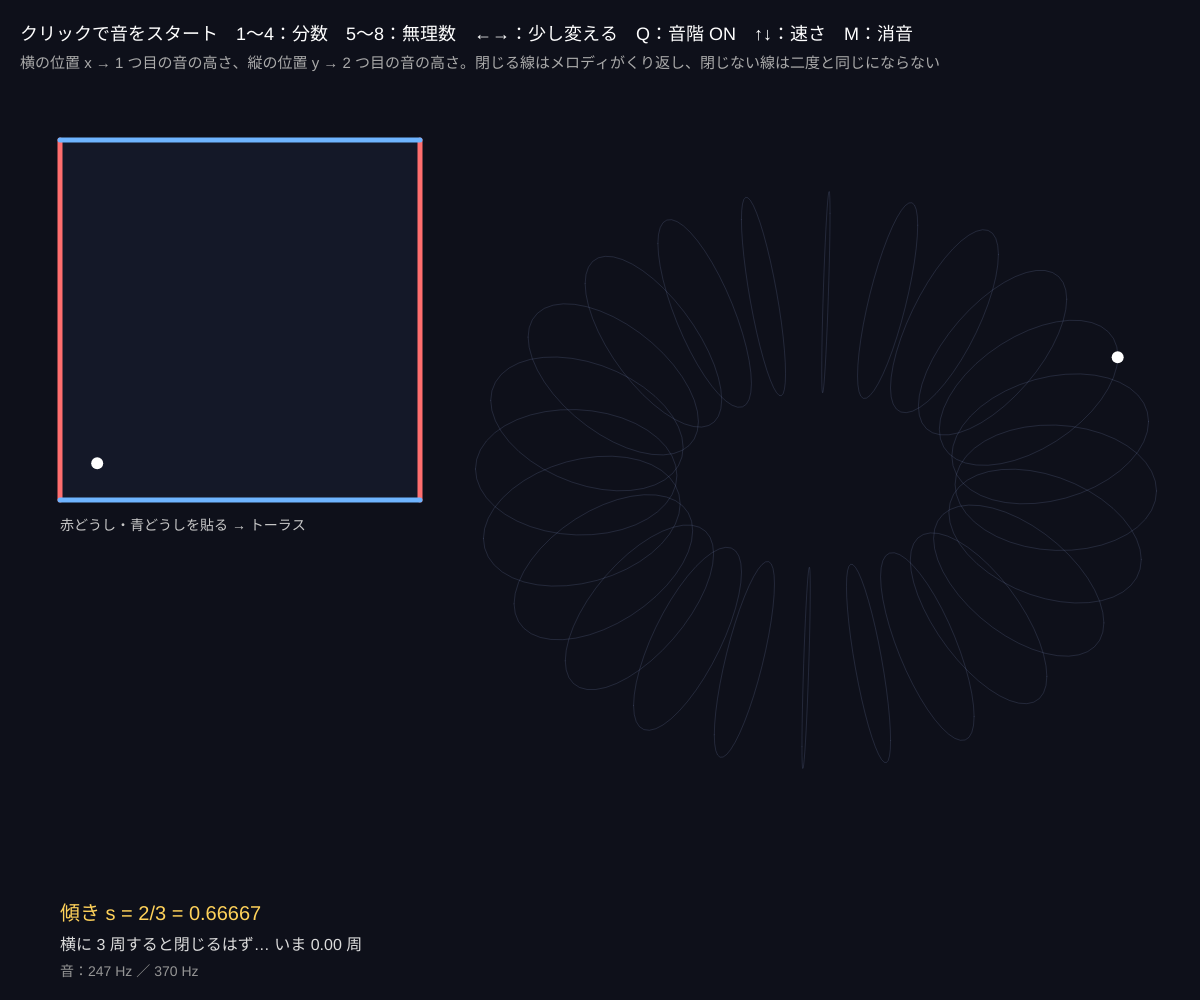
Frame 1 (no input)
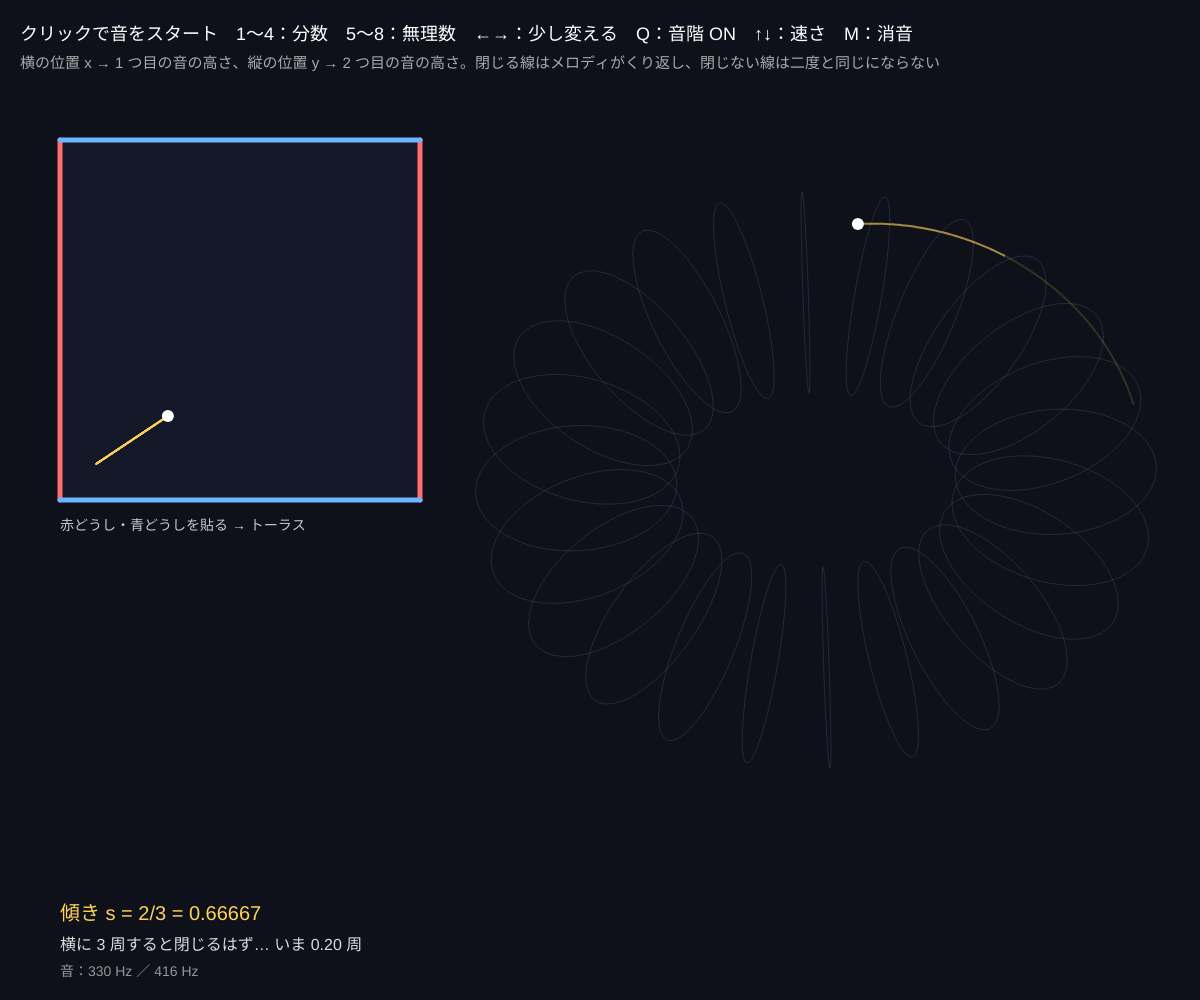
Frame 60 (no input)
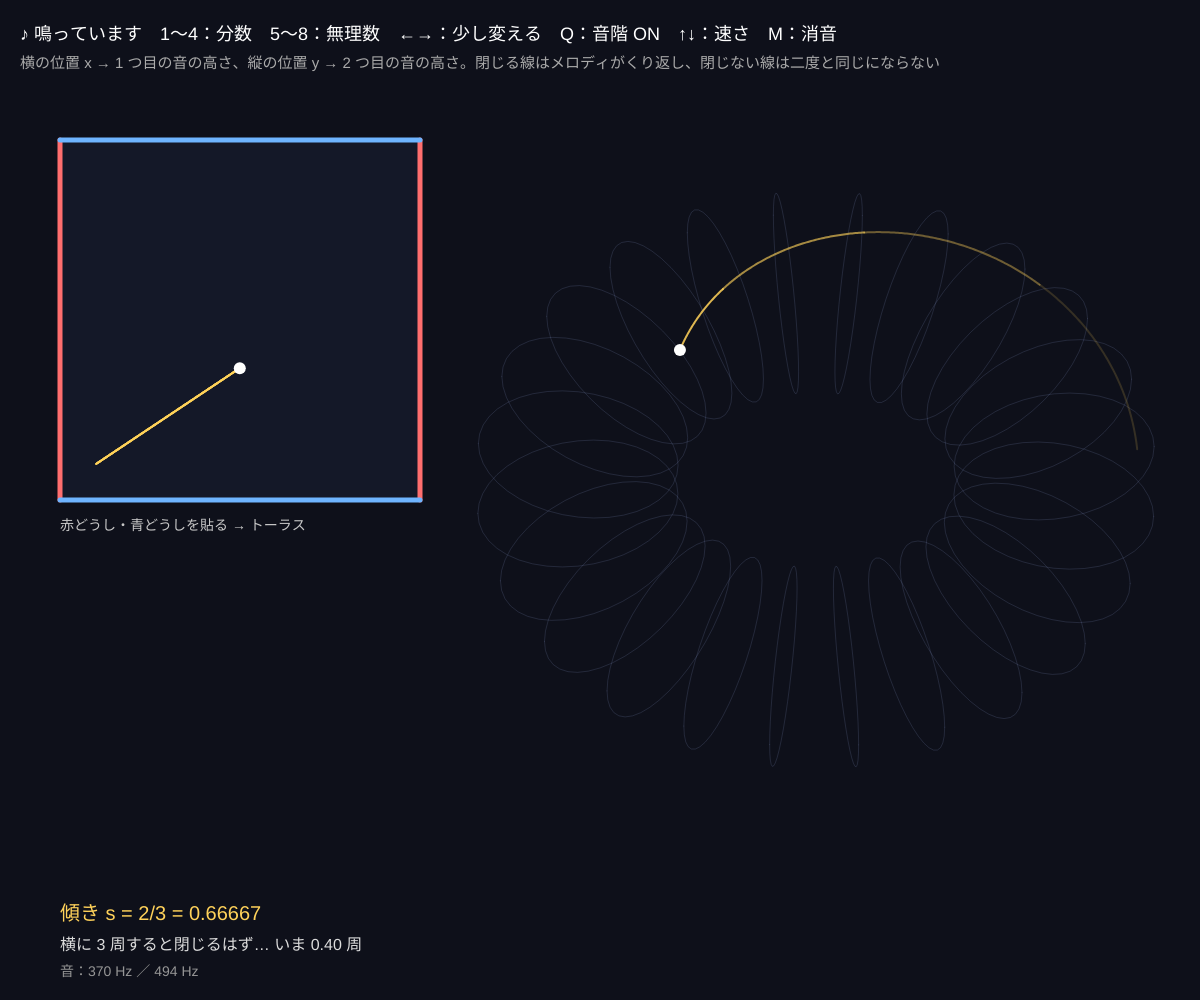
Frame 120 (the mouse pressed at the canvas centre since frame 60)

The p5.js sketch that drew these frames (run headless with seeded random() and noise() and a simulated clock; from frame 60 on, the mouse is pressed at the canvas centre):

// p5.js sketch
// ── sketch.js
// ============================================
// 13 多様体を聞く（トーラスの上の直線）
// 正方形の上下・左右を貼るとトーラス。正方形の上の傾き s の直線は、トーラスに巻きつく「平らなトーラスの測地線」になる
//   s が分数 p/q なら q 周・p 周で閉じる（メロディがくり返す）。s が無理数なら永遠に閉じず、表面を埋めつくす
// クリック = 音をスタート / 1〜4 = 分数の傾き（1, 1/2, 2/3, 3/5）/ 5〜8 = 無理数（√2, 黄金比, π, e）/ ←→ = 傾きを少し変える / Q = 音階にそろえる / ↑↓ = 速さ / M = 消音
// ============================================

let slope = 2 / 3, frac = [2, 3];   // 傾き s と、分数なら [p, q]
let label0 = '2/3';
let x = 0, y = 0, ux = 0;           // 正方形の上の位置と、ほどいた x
let speed = 0.004;                  // ★ 進む速さ
let quantize = true, muted = false;
let baseF = 220;                    // ★ いちばん低い音（Hz）
let trail = [], sqG, visited, yaw = 0.3, tilt = 0.9;
let osc = [];

function setup() {
  createCanvas(windowWidth, windowHeight);
  sqG = createGraphics(360, 360);
  resetPath();
}
function setSlope(s, f, nm) { slope = s; frac = f; label0 = nm; resetPath(); }
function resetPath() {
  x = 0.1; y = 0.1; ux = 0; trail = [];
  visited = new Uint8Array(40 * 40);
  sqG.background(20, 24, 40);
  sqG.stroke(255, 60); sqG.noFill(); sqG.rect(0, 0, 359, 359);
}

// トーラスの点（正方形の (x, y) を角度 2πx, 2πy に）
function torusPt(px, py) {
  let u = TWO_PI * px, v = TWO_PI * py, A = 1, B = 0.42;
  return [(A + B * Math.cos(v)) * Math.cos(u), (A + B * Math.cos(v)) * Math.sin(u), B * Math.sin(v)];
}
function proj(p, cx, cy, k) {
  let c = Math.cos(yaw), s = Math.sin(yaw), x1 = c * p[0] + s * p[1], y1 = -s * p[0] + c * p[1];
  let up = y1 * Math.sin(tilt) + p[2] * Math.cos(tilt), depth = -y1 * Math.cos(tilt) + p[2] * Math.sin(tilt);
  return [cx + x1 * k, cy - up * k, depth];
}

function draw() {
  background(14, 16, 26);
  yaw += 0.003;
  // ★ 傾き s の直線に沿って進む（はみ出したら反対側から出てくる = 貼り合わせ）
  for (let k = 0; k < 3; k++) {
    let dx = speed / Math.sqrt(1 + slope * slope) / 3, ox = x, oy = y;
    x += dx; y += dx * slope; ux += dx;
    let wrapped = false;
    if (x >= 1) { x -= 1; wrapped = true; }
    if (y >= 1) { y -= 1; wrapped = true; }
    if (y < 0) { y += 1; wrapped = true; }
    if (!wrapped) { sqG.stroke(255, 210, 90); sqG.strokeWeight(2); sqG.line(ox * 360, 360 - oy * 360, x * 360, 360 - y * 360); }
    visited[floor(y * 40) * 40 + floor(x * 40)] = 1;
    trail.push([x, y]);
  }
  if (trail.length > 3000) trail.splice(0, trail.length - 3000);

  // 左：正方形（貼り合わせの印つき）
  let ox = 60, oy = 140;
  image(sqG, ox, oy);
  strokeWeight(5);
  stroke(255, 110, 110); line(ox, oy, ox, oy + 360); line(ox + 360, oy, ox + 360, oy + 360);
  stroke(110, 180, 255); line(ox, oy, ox + 360, oy); line(ox, oy + 360, ox + 360, oy + 360);
  noStroke(); fill(255); circle(ox + x * 360, oy + 360 - y * 360, 12);
  fill(200); textSize(14);
  text('赤どうし・青どうしを貼る → トーラス', ox, oy + 390);

  // 右：トーラス（線の軌跡）
  let cx = width * 0.68, cy = height * 0.48, k = min(width * 0.2, height * 0.28);
  noFill(); strokeWeight(1);
  for (let i = 0; i < 24; i++) {   // 骨組み
    stroke(150, 170, 230, 40); beginShape();
    for (let j = 0; j <= 40; j++) { let q = proj(torusPt(i / 24, j / 40), cx, cy, k); vertex(q[0], q[1]); }
    endShape();
  }
  strokeWeight(2); noFill();
  for (let c0 = 1; c0 < trail.length; c0 += 100) {   // 100 点ずつまとめて描く（新しいほど明るく）
    stroke(255, 210, 90, 40 + (215 * c0) / trail.length);
    beginShape();
    for (let i = c0 - 1; i < min(trail.length, c0 + 100); i++) {
      if (i > c0 - 1 && (Math.abs(trail[i][0] - trail[i - 1][0]) > 0.5 || Math.abs(trail[i][1] - trail[i - 1][1]) > 0.5)) { endShape(); beginShape(); }
      let q = proj(torusPt(trail[i][0], trail[i][1]), cx, cy, k);
      vertex(q[0], q[1]);
    }
    endShape();
  }
  let p = proj(torusPt(x, y), cx, cy, k);
  noStroke(); fill(255); circle(p[0], p[1], 12);

  // 音：x → 1 つ目の音、y → 2 つ目の音
  let f1 = toFreq(x), f2 = toFreq(y) * 1.5;
  setVoice(0, f1, muted ? 0 : 0.12); setVoice(1, f2, muted ? 0 : 0.1);

  let cover = visited.reduce((a, b) => a + b, 0) / 1600;
  noStroke(); fill(255); textSize(18);
  text((audioCtx ? '♪ 鳴っています' : 'クリックで音をスタート') + '　1〜4：分数　5〜8：無理数　←→：少し変える　Q：音階 ' + (quantize ? 'ON' : 'off') + '　↑↓：速さ　M：消音', 20, 40);
  fill(170); textSize(15);
  text('横の位置 x → 1 つ目の音の高さ、縦の位置 y → 2 つ目の音の高さ。閉じる線はメロディがくり返し、閉じない線は二度と同じにならない', 20, 68);
  fill(255, 210, 90); textSize(20);
  text('傾き s = ' + label0 + ' = ' + nf(slope, 1, 5), ox, height - 80);
  fill(220); textSize(16);
  let msg = frac ? (ux >= frac[1] ? '閉じた！ 横に ' + frac[1] + ' 周、縦に ' + frac[0] + ' 周してもとの点へ（周期的なメロディ）' : '横に ' + frac[1] + ' 周すると閉じるはず… いま ' + nf(ux, 1, 2) + ' 周')
    : '無理数：何周しても閉じない。表面のマスを ' + nf(cover * 100, 1, 1) + '% 通った（いつか 100% に近づく）';
  text(msg, ox, height - 50);
  fill(150); textSize(14);
  text('音：' + nf(f1, 1, 0) + ' Hz ／ ' + nf(f2, 1, 0) + ' Hz', ox, height - 24);
}
// 0〜1 → 音の高さ（★ 2 オクターブ。Q なら五音音階にそろえる）
function toFreq(t) {
  let semis = t * 24;
  if (quantize) { let scale5 = [0, 2, 4, 7, 9], o = floor(semis / 12), r = semis - o * 12, best = 0; for (let s of scale5) if (s <= r) best = s; semis = o * 12 + best; }
  return baseF * Math.pow(2, semis / 12);
}

function mousePressed() { startAudio(); }
function keyPressed() {
  if (key === '1') setSlope(1, [1, 1], '1');
  if (key === '2') setSlope(1 / 2, [1, 2], '1/2');
  if (key === '3') setSlope(2 / 3, [2, 3], '2/3');
  if (key === '4') setSlope(3 / 5, [3, 5], '3/5');
  if (key === '5') setSlope(Math.SQRT2, null, '√2');
  if (key === '6') setSlope((1 + Math.sqrt(5)) / 2, null, '黄金比 (1+√5)/2');
  if (key === '7') setSlope(Math.PI, null, 'π');
  if (key === '8') setSlope(Math.E, null, 'e');
  if (key === LEFT_ARROW) setSlope(max(0.01, slope - 0.01), null, '手で変えた値');
  if (key === RIGHT_ARROW) setSlope(min(5, slope + 0.01), null, '手で変えた値');
  if (key === UP_ARROW) speed = min(0.03, speed * 1.4);
  if (key === DOWN_ARROW) speed = max(0.0005, speed / 1.4);
  if (key === 'q' || key === 'Q') quantize = !quantize;
  if (key === 'm' || key === 'M') muted = !muted;
}

// ---------- やってみよう ----------
// 1. 2/3 と 3/5 でメロディの長さ（周期）を比べよう。q 周で閉じるので、q が大きいほど長いメロディ
// 2. √2 にして 1 分待つ。正方形の上の線はどこまで埋まる？（無理数の直線はトーラスの上で稠密）
// 3. ←→ で 2/3 = 0.66667 から少しだけずらすと、ほとんど閉じそうで閉じない。耳で「ずれ」を聞こう
// 4. 音色（osc の type）を 'triangle' や 'square' に。x と y で音量やパンを変えるのも面白い


// ==================================================
// ここから下は「音を鳴らすための道具」（2 つの声）
// ==================================================
let audioCtx, masterOut;
function startAudio() {
  if (!audioCtx) {
    audioCtx = new AudioContext();
    masterOut = audioCtx.createDynamicsCompressor();
    masterOut.connect(audioCtx.destination);
    for (let i = 0; i < 2; i++) {
      let o = audioCtx.createOscillator(), g = audioCtx.createGain();
      o.type = i === 0 ? 'sine' : 'triangle';
      o.frequency.value = 220; g.gain.value = 0;
      o.connect(g); g.connect(masterOut); o.start();
      osc.push({ o, g });
    }
  }
  audioCtx.resume();
}
// 声 i の高さ（Hz）と大きさ（0〜1）
function setVoice(i, f, vol) {
  if (!audioCtx || !osc[i]) return;
  let t = audioCtx.currentTime;
  osc[i].o.frequency.setTargetAtTime(constrain(f, 40, 4000), t, quantize ? 0.005 : 0.03);
  osc[i].g.gain.setTargetAtTime(constrain(vol, 0, 0.3), t, 0.05);
}
